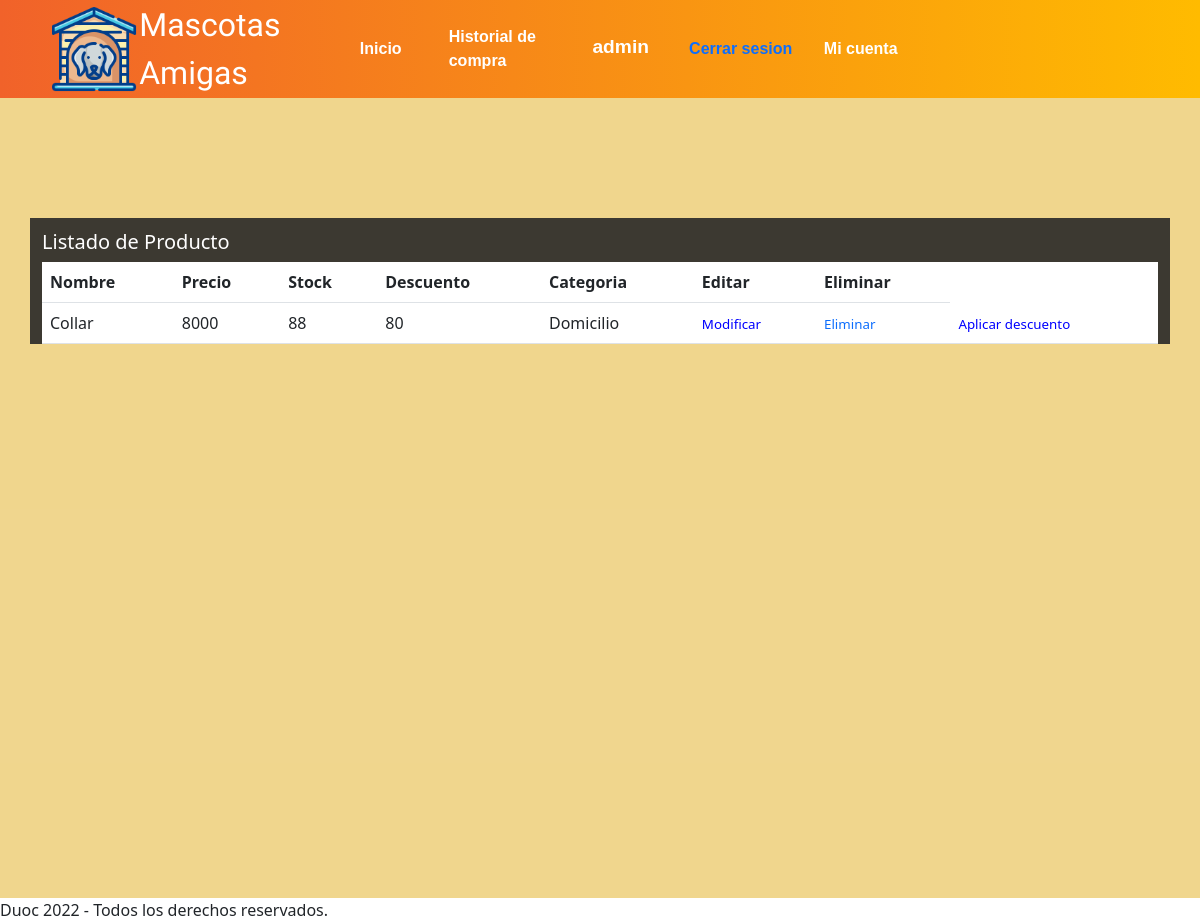
The page /Gestionar (signed in) on the database its author committed.
### core/models.py (models this page shows, shortened)
class Producto(models.Model):
    nombre = models.CharField(primary_key=True, max_length=30)
    precio = models.IntegerField()
    stock = models.IntegerField()
    descuento = models.IntegerField(null=True)
    precio_final = models.IntegerField(null=True)
    categoria = models.ForeignKey(Categoria, on_delete=models.CASCADE)
    imagen = models.CharField(null=True, max_length=400,blank=True)

class Categoria(models.Model):
    idCategoria = models.IntegerField(primary_key=True)
    nombreCategoria = models.CharField(max_length=20)
    def __str__(self) -> str:
        return self.nombreCategoria

### core/views.py (the view)
# urls.py: path('Gestionar', Gestionar, name="Gestionar"),
def Gestionar(request):
    contexto = {'producto': Producto.objects.all()}
    return render(request, 'core/Gestionar.html',contexto)

### core/templates/core/Gestionar.html
{% extends 'core/template.html' %}
{% load static %}
{% block contenido %}
<head>
    <link rel="stylesheet" href="{% static 'core/css/Crear.css' %}">
</head>
{% if not user.is_staff %}
<h5>Permisos insuficientes</h5>
<a href="{% url 'home' %}">volver</a>
{% else %}
<div class="cuerpo">
    <div class="container">
    <div class="tabla">
        <h5>Listado de Producto</h5>
    <table class="table table-hover">
        <tr>
            <th>Nombre</th>
            <th>Precio</th>
            <th>Stock</th>
            <th>Descuento</th>
            <th>Categoria</th>
            <th>Editar</th>
            <th>Eliminar</th>
        </tr>
        {% for i in producto %}
        <tr>
            <td>{{i.nombre}}</td>
            <td>{{i.precio}}</td>
            <td>{{i.stock}}</td>
            <td>{{i.descuento}}</td>
            <td>{{i.categoria}}</td>
            <td><a href="{% url 'modificarProducto' i.nombre %}" style="color:blue;">Modificar</a ></td>
            <td><a href="{% url 'eliminarProducto' i.nombre %}">Eliminar</a></td>
            <td><a href="{% url 'descuento' i.nombre %}" style="color:blue;">Aplicar descuento</a></td>
        </tr>
        {% endfor %}
    </table>
</div>
</div>
    </div>
{% endif %}
{% endblock %}

### core/templates/core/template.html (shortened to what this page needs)
{% load static %}
<!DOCTYPE html>
<html lang="es">
<head>
    <link href="https://cdn.jsdelivr.net/npm/bootstrap@5.1.3/dist/css/bootstrap.min.css" rel="stylesheet">
    <link rel="stylesheet" href="{% static 'core/css/Mainestilo.css' %}">
</head>
<body>
    <header>
    <div class="principal">
    <nav class="navbar navbar-expand-lg navbar-dark" style="background-color: #ffffff00;">
        <a id="titulo" href="{% url 'home' %}">
        <img src="{% static 'core/img/logo.png' %}" alt="logo" width="90px">
        <div>Mascotas Amigas</div>
        </a>
        <div id="menu">
        <div class="container-fluid">
            <ul class="navbar-nav">
            <li class="nav-item">
                <a class="nav-link active" href="{% url 'home' %}">Inicio</a>
            </li>
            <li class="nav-item">
                <a class="nav-link active" href="{% url 'pedido' %}">Historial de compra</a>
            </li>
            <li class="nav-item">
            {% if user.is_authenticated %}
                <b>{{user.username}}</b>
            </li>
            <li class="nav-item">
                <a href="{% url 'logout' %}">Cerrar sesion</a>
            </li>
            {% else %}
            <li class="nav-item">
                <a href="{% url 'login' %}">Iniciar Sesion</a>
            </li>
            {% endif %}
            <li class="nav-item">
                {% if user.is_authenticated %}
                <a class="nav-link active" href="{% url 'usuario' %}">Mi cuenta</a>
            {% endif %}
            </li>
            </ul>
        </div>
        </div>
    </nav>
    </div>
    </header>
    <div>
        {% block contenido %}
        {% endblock %}
    </div>
    <footer>
        Duoc 2022 - Todos los derechos reservados.
    </footer>
</body>
</html>

### core/static/core/css/Mainestilo.css (style rules this page uses)
b { display: flex; }
* { padding: 0; margin: 0; border: cadetblue; }
.principal>.navbar { display: flex; justify-content: center; justify-content: space-between; width: 100%; background: linear-gradient(to right, rgb(241, 98, 42) 0%, rgb(255, 187, 0) 100%); position: sticky; margin-top: auto; z-index: 100; }
.cuerpo { background-color: rgba(231, 189, 71, 0.616); min-height: 170vh; }
#menu { display: flex; flex-direction: column; justify-content: space-between; align-items: flex-end; width: 100%; }
.navbar.navbar-expand-lg.navbar-dark { padding: 0; display: flex; }
.navbar-nav { display: flex; align-items: center; font-weight: bold; font-family: Arial, Helvetica, sans-serif; font-size: larger; }
b { color: white; display: flex; padding-bottom: 4px; font-family: 'Trebuchet MS', 'Lucida Sans Unicode', 'Lucida Grande', 'Lucida Sans', Arial, sans-serif }
.nav-item { width: 120px; display: flex; flex-direction: row; flex-wrap: nowrap; align-items: center; justify-content: center; }
#titulo { display: flex; justify-content: flex-start; align-items: center; font-size: 2rem; font-family: 'Knewave', cursive; color: #ffffff; margin-left: 4%; padding: 0.1% 0.1% 0.1% 0.1%; }
a { text-decoration: none; font-size: smaller; }
.container { background-color: #ffffff; }

### core/static/core/css/Crear.css (style rules this page uses)
* { padding: 0; margin: 0; }
.cuerpo { padding-top: 10%; background-color: rgba(231, 189, 71, 0.616); min-height: 100vh; }
.container { padding-top: 12px; background-color: #272727e3; color: white; }
h5 { color: white; }
.table-hover { background-color: white; }

### rows shown on the page
Producto: nombre "Collar", precio "8000", stock "88", descuento "80", categoria "Domicilio"

### other values the page prints
{{ user.username }} "admin"
